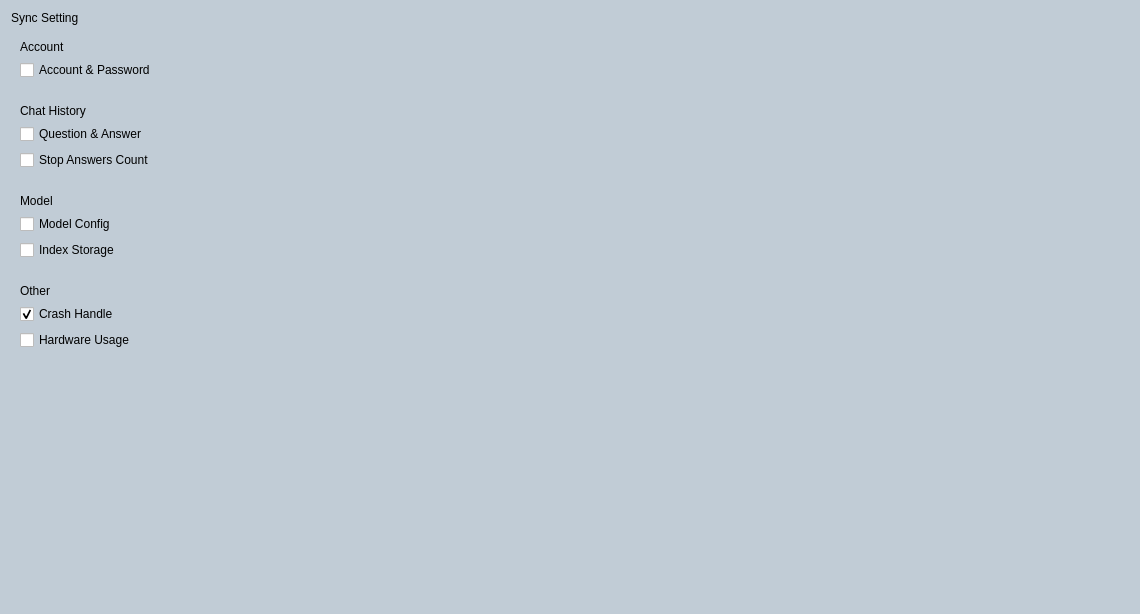
<?xml version="1.0" encoding="UTF-8"?>
<ui version="4.0">
 <class>SettingPageSync</class>
 <widget class="QWidget" name="SettingPageSync">
  <property name="geometry">
   <rect>
    <x>0</x>
    <y>0</y>
    <width>1140</width>
    <height>614</height>
   </rect>
  </property>
  <property name="windowTitle">
   <string>Form</string>
  </property>
  <property name="styleSheet">
   <string notr="true">QWidget#SettingPageSync{
background-color:#C1CCD6;
border-top-left-radius:0px;
border-top-right-radius:0px;
border-bottom-left-radius:15px;
border-bottom-right-radius:15px;}</string>
  </property>
  <layout class="QVBoxLayout" name="verticalLayout">
   <item>
    <widget class="QLabel" name="lbl_SlaveCtrl1_Name">
     <property name="font">
      <font>
       <italic>false</italic>
       <bold>false</bold>
      </font>
     </property>
     <property name="text">
      <string>Sync Setting</string>
     </property>
    </widget>
   </item>
   <item>
    <widget class="QWidget" name="wgt_SlaveCtrl1" native="true">
     <layout class="QGridLayout" name="gridLayout">
      <item row="0" column="0">
       <widget class="QLabel" name="lblAccount">
        <property name="font">
         <font>
          <italic>false</italic>
          <bold>false</bold>
         </font>
        </property>
        <property name="text">
         <string>Account</string>
        </property>
       </widget>
      </item>
      <item row="1" column="0">
       <widget class="QCheckBox" name="ckAccount">
        <property name="text">
         <string>Account &amp;&amp; Password</string>
        </property>
       </widget>
      </item>
     </layout>
    </widget>
   </item>
   <item>
    <widget class="QWidget" name="wgt_SlaveCtrl1_2" native="true">
     <layout class="QGridLayout" name="gridLayout_2">
      <item row="1" column="0">
       <widget class="QCheckBox" name="checkBox_2">
        <property name="text">
         <string>Question &amp;&amp; Answer</string>
        </property>
       </widget>
      </item>
      <item row="0" column="0">
       <widget class="QLabel" name="lbl_SlaveCtrl1_Name_3">
        <property name="font">
         <font>
          <italic>false</italic>
          <bold>false</bold>
         </font>
        </property>
        <property name="text">
         <string>Chat History</string>
        </property>
       </widget>
      </item>
      <item row="2" column="0">
       <widget class="QCheckBox" name="checkBox_3">
        <property name="text">
         <string>Stop Answers Count</string>
        </property>
       </widget>
      </item>
     </layout>
    </widget>
   </item>
   <item>
    <widget class="QWidget" name="wgt_SlaveCtrl1_3" native="true">
     <layout class="QGridLayout" name="gridLayout_3">
      <item row="1" column="0">
       <widget class="QCheckBox" name="checkBox_6">
        <property name="text">
         <string>Model Config</string>
        </property>
       </widget>
      </item>
      <item row="0" column="0">
       <widget class="QLabel" name="lbl_SlaveCtrl1_Name_4">
        <property name="font">
         <font>
          <italic>false</italic>
          <bold>false</bold>
         </font>
        </property>
        <property name="text">
         <string>Model</string>
        </property>
       </widget>
      </item>
      <item row="2" column="0">
       <widget class="QCheckBox" name="checkBox_7">
        <property name="text">
         <string>Index Storage</string>
        </property>
       </widget>
      </item>
     </layout>
    </widget>
   </item>
   <item>
    <widget class="QWidget" name="wgt_SlaveCtrl1_4" native="true">
     <layout class="QGridLayout" name="gridLayout_4">
      <item row="0" column="0">
       <widget class="QLabel" name="lbl_SlaveCtrl1_Name_5">
        <property name="font">
         <font>
          <italic>false</italic>
          <bold>false</bold>
         </font>
        </property>
        <property name="text">
         <string>Other</string>
        </property>
       </widget>
      </item>
      <item row="1" column="0">
       <widget class="QCheckBox" name="checkBox_4">
        <property name="text">
         <string>Crash Handle</string>
        </property>
        <property name="checkable">
         <bool>true</bool>
        </property>
        <property name="checked">
         <bool>true</bool>
        </property>
       </widget>
      </item>
      <item row="2" column="0">
       <widget class="QCheckBox" name="checkBox_5">
        <property name="text">
         <string>Hardware Usage</string>
        </property>
       </widget>
      </item>
     </layout>
    </widget>
   </item>
   <item>
    <spacer name="verticalSpacer">
     <property name="orientation">
      <enum>Qt::Orientation::Vertical</enum>
     </property>
     <property name="sizeHint" stdset="0">
      <size>
       <width>20</width>
       <height>575</height>
      </size>
     </property>
    </spacer>
   </item>
  </layout>
 </widget>
 <resources/>
 <connections/>
</ui>
